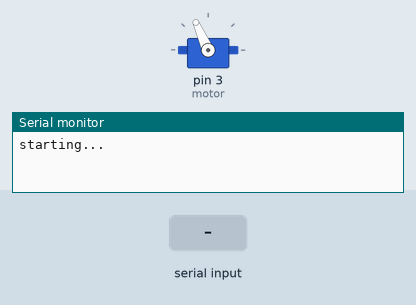
Simulated run of this sketch. Board: Arduino Uno, built with avr-gcc and run on an emulated ATmega328P. On the bench: servo, the last lines printed to the serial monitor. The test bench sets the inputs (shaded band).

Above: at 6.2 s.
6.3 s: "1,90\n" received over Serial
At 6.98 s:
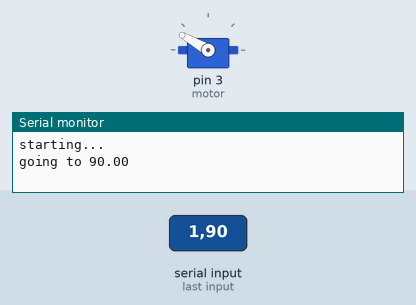
Timing chart, 0 to 9.3 s (numbered marks = the images above; inputs shaded):
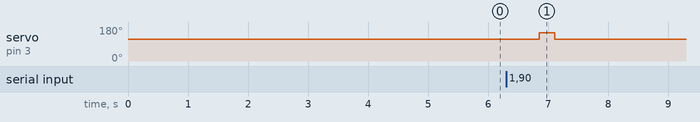

Measured:
- after the input at 6.3 s, servo on pin 3 (motor): 114° → 150° after 0.55 s, → 114° 0.26 s later

The sketch:

_140517_WheelControl.ino
```cpp
/*
Objective: be able to tell the wheel to rotate to a
specific position as well as to rotate at a particular
velocity.
*/
#include <Servo.h>
Servo motor;

int wheelDiam=65; //mm
int zeroPoint=114; //degrees (for servo library)


int start=1;


//position command: 1
//velocity command: 2

void setup(){
	Serial.begin(9600);
	delay(5000);
	Serial.println("starting...");

	motor.attach(3);
	motor.write(114);


} //setup

void loop(){

	while(Serial.available()>0){
			int option=Serial.parseInt();
			float val=Serial.parseFloat();

			if(option==1){ //position command
				//take in relative angle position
				// command, then move to that spot

				//stop possible movement
				motor.write(zeroPoint);
				Serial.print("going to ");
				Serial.println(val);
				delay(500);

				//for x ms, rotate in this direction
				motor.write(90+60*posneg(val));
				for(int i=0;i<abs(val)/360*1000;i++) delayMicroseconds(1021);

				//stop moving
				motor.write(zeroPoint);

			}//option 1 - position


			else if(option==2) { //velocity command

				// velocity command given in hertz
				val=velTranslate(val);
				//motor command translated to absolute "angle"
				motor.write(val);
				Serial.print("sending ");
				Serial.println(val);

			}//option 2 - velocity command

		}//take in command
delay(50);

}//main loop


int velTranslate(float hz){
	//  take in desired velocity (Hz) and
	//  translate to motor.write command

	//get sign of value

	float posneg=0;
	if(hz<0)posneg=-1;
	else if(hz>0)posneg=1;
	else return zeroPoint;

	//get magnitude of value
	hz=abs(hz);
	hz=constrain(hz,0,1.1);
	float a=35;
	float b=-1.7;
	float c=0.9;

	//turn into relative motor command
	hz=pow((1/hz-c)/a,1/b);
	hz=hz*posneg;


	//turn into absolute motor command (between 0,180, w/ zeropoint)

	return constrain(hz+zeroPoint,0,180);

	//update: this guy WORKS just fine.
}


int posneg(float var){
	if(var<0) return -1;
	else if(var>0) return 1;
	else return 0;
}
```
